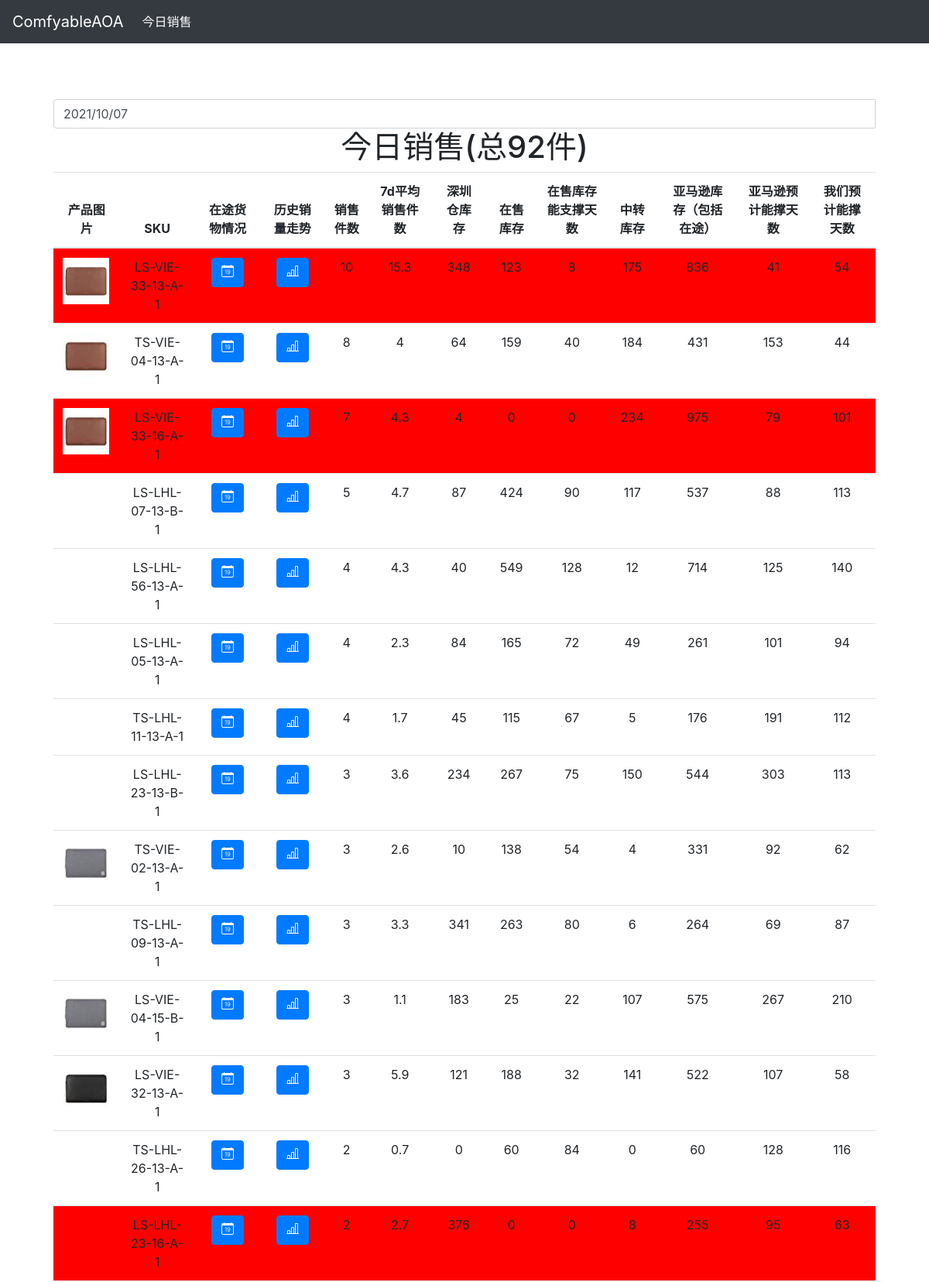
The app's page /salesMonitor/ (signed in, upper part) with its own data.
### salesMonitor/models.py (models this page shows, shortened)
class TodayProductSales(models.Model):
    product = models.ForeignKey(Product, on_delete=models.CASCADE)
    sold_qty = models.IntegerField(default=0)
    sales_amount = models.FloatField(default=0)
    sold_qty_average_7d = models.FloatField(default=0)
    average_price_7d = models.FloatField(default=0)
    fba_inventory = models.ForeignKey(FbaInventory, on_delete=models.CASCADE,null=1)
    lasting_day_estimated_by_us = models.FloatField(default=0)
    lasting_day_of_available_estimated_by_us = models.FloatField(default=0)
    lasting_day_of_available_fc_estimated_by_us = models.FloatField(default=0)
    lasting_day_of_total_fba_unit_estimated_by_us = models.FloatField(default=0)
    country = models.CharField(max_length=2,default='US')

class Product(models.Model):
    sku = models.CharField(max_length=30)
    new = models.BooleanField(default=False)
    discontinued = models.BooleanField(default=False)
    name_in_chinese  = models.CharField(max_length = 150, default="")
    transparency  = models.BooleanField(default=False)
    image = models.ImageField(upload_to='productimage',
        null=True,
        blank=True,
        editable=True,
        help_text="Product Picture",
        verbose_name="Product Picture"
    )
    image_height = models.PositiveIntegerField(null=True, blank=True, editable=False, default="100")
    image_width = models.PositiveIntegerField(null=True, blank=True, editable=False, default="100")
    package_length = models.FloatField(default=0)
    package_width = models.FloatField(default=0)
    package_height = models.FloatField(default=0)
    package_weight = models.PositiveIntegerField(default=0)
    actual_weight_forced = models.BooleanField(default=False)

class Inventory(models.Model):
    warehouse_name = models.CharField(max_length=15, unique=False)
    sku = models.CharField(max_length=30, unique=False,default="")
    qty = models.IntegerField(default=0)

class FbaInventory(models.Model):
    sku = models.CharField(max_length=30, unique=False)
    fnsku = models.CharField(max_length=30, unique=False, default ='nofnsku')
    asin = models.CharField(max_length=30)
    total_unit = models.IntegerField(default=0)
    available = models.IntegerField(default=0)
    inbound_fc_unit = models.IntegerField(default=0)
    fc_unit = models.IntegerField(default=0)
    inbound_unit = models.IntegerField(default=0)
    days_of_supply = models.IntegerField(default=0)
    recommended_replenishment_qty = models.IntegerField(default=0)
    recommended_ship_date = models.CharField(default="",max_length=15)
    country = models.CharField(max_length=2,default='US')

### salesMonitor/views.py (the view, shortened to what this page needs)
# urls.py: path('', views.index, name='today_sales'),
@login_required
def index(request):
    if request.user.groups.filter(name = 'supplier').exists():
        template = loader.get_template('todaySalesForSupplier.html')
    else:
        template = loader.get_template('todaySales.html')
    default_country = 'US'
    todaySales = HistoryTodaySales.objects.filter(country=default_country).order_by('-date')[0]
    if request.user.groups.filter(name = 'supplier').exists():
        supplier_id_list = [user_supplier.supplier_id for user_supplier in UserSupplier.objects.filter(user = request.user).all()]
        supplier_sku_list = [i.sku for i in SkuSupplier.objects.filter(supplier_id__in = supplier_id_list).all()]
        supplier_sku_sales_data = TodayProductSales.objects.filter(product__sku__in=supplier_sku_list, country=default_country).order_by('-sold_qty')
        total_sold_unit = supplier_sku_sales_data.aggregate(Sum('sold_qty'))['sold_qty__sum']
        country = default_country
        context = {
            'date': todaySales.date.strftime('%Y/%m/%d') ,\
            'total_sold_unit': total_sold_unit ,\
            'supplier_sku_sales_data': supplier_sku_sales_data ,\
            'country': country ,\
            'today': True
        }
    return HttpResponse(template.render(context, request))

### salesMonitor/templatetags/sales_monitor_extras.py (called while the page is built)
@register.filter(name='has_group')
def has_group(user, group_name):
    return user.groups.filter(name=group_name).exists()

@register.filter(name='check_shenzhen_inventory')
def check_shenzhen_inventory(sku):
    from salesMonitor.models import Inventory
    shenzhen_warehouse_name = '深圳A016'
    shenzhen_inventory = Inventory.objects.filter(sku = sku, warehouse_name = shenzhen_warehouse_name)
    if shenzhen_inventory.count():
        shenzhen_inventory = shenzhen_inventory.first().qty
    else:
        shenzhen_inventory = 0
    return shenzhen_inventory

### salesMonitor/templates/todaySalesForSupplier.html (shortened to what this page needs)
{% extends "todaySalesBase.html" %}
{% block css %}
<link href="/static/bootstrap-datepicker-1.9.0-dist/css/bootstrap-datepicker3.min.css" rel="stylesheet">
{% endblock %}
{% block content %}
{% load sales_monitor_extras %}
<div class="input-group date">
    <input type="text" class="form-control" value="{{ date }}">
</div>
<h1>{% if today %}今日{% else %}
  {{ date }}
  {% endif %}销售(总{{total_sold_unit}}件)</h1>
<table class="table">
  <tbody>
      <thead class='sticky-top'>
        <th>产品图片</th>
        <th>SKU</th>
        <th>在途货物情况</th>
        <th>历史销量走势</th>
        <th>销售件数</th>
        <th>7d平均销售件数</th>
        <th>深圳仓库存</th>
        <th>在售库存</th>
        <th>在售库存能支撑天数</th>
        <th>中转库存</th>
        <th>亚马逊库存（包括在途）</th>
        <th>亚马逊预计能撑天数</th>
        <th>我们预计能撑天数</th>
      </thead>
      {% for sku_sale_data in supplier_sku_sales_data %}
      <tr {% if sku_sale_data.lasting_day_of_available_estimated_by_us < 10 or sku_sale_data.lasting_day_of_available_fc_estimated_by_us < 15 or sku_sale_data.lasting_day_of_total_fba_unit_estimated_by_us < 35 %} style="background-color:#FF0000" {% endif %}>
        <td scope="row">{% if sku_sale_data.product.image %}<img src="{{sku_sale_data.product.image.url}}" class="mini-image">{% endif %}</td>
        <td>{{sku_sale_data.product.sku}}</td>
        <td>
          <button type="button" class="btn btn-primary receivable_qty" data-toggle="modal" data-target=".bd-example-modal-lg" data-sku="{{sku_sale_data.product.sku}}">
          </button>
        </td>
        <td>
          <button type="button" class="btn btn-primary history_sales" data-toggle="modal" data-target=".bd-example-modal-lg" data-sku="{{sku_sale_data.product.sku}}">
          </button>
        </td>
        <td>{{sku_sale_data.sold_qty}}</td>
        <td>{{sku_sale_data.sold_qty_average_7d|floatformat:-1}}</td>
        <td>{{ sku_sale_data.product.sku|check_shenzhen_inventory }}</td>
        <td>{{sku_sale_data.fba_inventory.available}}</td>
        <td>{{sku_sale_data.lasting_day_of_available_estimated_by_us|floatformat:0}}</td>
        <td>{{sku_sale_data.fba_inventory.fc_unit}}</td>
        <td>{{sku_sale_data.fba_inventory.total_unit}}</td>
        <td>{{sku_sale_data.fba_inventory.days_of_supply}}</td>
        <td>{{sku_sale_data.lasting_day_estimated_by_us|floatformat:0}}</td>
      </tr>
      {% endfor %}
  </tbody>
</table>
{% endblock %}

### static/css/starter-template.css (style rules this page uses)
body { padding-top: 5rem; }

### salesMonitor/templates/todaySalesForSupplier.html (style rules this page uses)
.sticky-top th { background: white; position: sticky; top: 50px; box-shadow: 0 2px 2px -1px rgba(0, 0, 0, 0.4); }
.mini-image { display:block; max-width:60px; max-height:60px; width: auto; height: auto; }

### records on screen
TodayProductSales: product.image (picture), product.sku "LS-VIE-33-13-A-1", sold_qty "10", sold_qty_average_7d "15.3", product.sku|check_shenzhen_inventory "348", fba_inventory.available "123", lasting_day_of_available_estimated_by_us "8", fba_inventory.fc_unit "175", fba_inventory.total_unit "836", fba_inventory.days_of_supply "41", lasting_day_estimated_by_us "54"
TodayProductSales: product.image (picture), product.sku "TS-VIE-04-13-A-1", sold_qty "8", sold_qty_average_7d "4", product.sku|check_shenzhen_inventory "64", fba_inventory.available "159", lasting_day_of_available_estimated_by_us "40", fba_inventory.fc_unit "184", fba_inventory.total_unit "431", fba_inventory.days_of_supply "153", lasting_day_estimated_by_us "44"
TodayProductSales: product.image (picture), product.sku "LS-VIE-33-16-A-1", sold_qty "7", sold_qty_average_7d "4.3", product.sku|check_shenzhen_inventory "4", fba_inventory.available "0", lasting_day_of_available_estimated_by_us "0", fba_inventory.fc_unit "234", fba_inventory.total_unit "975", fba_inventory.days_of_supply "79", lasting_day_estimated_by_us "101"
TodayProductSales: product.sku "LS-LHL-07-13-B-1", sold_qty "5", sold_qty_average_7d "4.7", product.sku|check_shenzhen_inventory "87", fba_inventory.available "424", lasting_day_of_available_estimated_by_us "90", fba_inventory.fc_unit "117", fba_inventory.total_unit "537", fba_inventory.days_of_supply "88", lasting_day_estimated_by_us "113"
TodayProductSales: product.sku "LS-LHL-56-13-A-1", sold_qty "4", sold_qty_average_7d "4.3", product.sku|check_shenzhen_inventory "40", fba_inventory.available "549", lasting_day_of_available_estimated_by_us "128", fba_inventory.fc_unit "12", fba_inventory.total_unit "714", fba_inventory.days_of_supply "125", lasting_day_estimated_by_us "140"
TodayProductSales: product.sku "LS-LHL-05-13-A-1", sold_qty "4", sold_qty_average_7d "2.3", product.sku|check_shenzhen_inventory "84", fba_inventory.available "165", lasting_day_of_available_estimated_by_us "72", fba_inventory.fc_unit "49", fba_inventory.total_unit "261", fba_inventory.days_of_supply "101", lasting_day_estimated_by_us "94"
TodayProductSales: product.sku "TS-LHL-11-13-A-1", sold_qty "4", sold_qty_average_7d "1.7", product.sku|check_shenzhen_inventory "45", fba_inventory.available "115", lasting_day_of_available_estimated_by_us "67", fba_inventory.fc_unit "5", fba_inventory.total_unit "176", fba_inventory.days_of_supply "191", lasting_day_estimated_by_us "112"
TodayProductSales: product.sku "LS-LHL-23-13-B-1", sold_qty "3", sold_qty_average_7d "3.6", product.sku|check_shenzhen_inventory "234", fba_inventory.available "267", lasting_day_of_available_estimated_by_us "75", fba_inventory.fc_unit "150", fba_inventory.total_unit "544", fba_inventory.days_of_supply "303", lasting_day_estimated_by_us "113"
TodayProductSales: product.image (picture), product.sku "TS-VIE-02-13-A-1", sold_qty "3", sold_qty_average_7d "2.6", product.sku|check_shenzhen_inventory "10", fba_inventory.available "138", lasting_day_of_available_estimated_by_us "54", fba_inventory.fc_unit "4", fba_inventory.total_unit "331", fba_inventory.days_of_supply "92", lasting_day_estimated_by_us "62"
TodayProductSales: product.sku "TS-LHL-09-13-A-1", sold_qty "3", sold_qty_average_7d "3.3", product.sku|check_shenzhen_inventory "341", fba_inventory.available "263", lasting_day_of_available_estimated_by_us "80", fba_inventory.fc_unit "6", fba_inventory.total_unit "264", fba_inventory.days_of_supply "69", lasting_day_estimated_by_us "87"
TodayProductSales: product.image (picture), product.sku "LS-VIE-04-15-B-1", sold_qty "3", sold_qty_average_7d "1.1", product.sku|check_shenzhen_inventory "183", fba_inventory.available "25", lasting_day_of_available_estimated_by_us "22", fba_inventory.fc_unit "107", fba_inventory.total_unit "575", fba_inventory.days_of_supply "267", lasting_day_estimated_by_us "210"
TodayProductSales: product.image (picture), product.sku "LS-VIE-32-13-A-1", sold_qty "3", sold_qty_average_7d "5.9", product.sku|check_shenzhen_inventory "121", fba_inventory.available "188", lasting_day_of_available_estimated_by_us "32", fba_inventory.fc_unit "141", fba_inventory.total_unit "522", fba_inventory.days_of_supply "107", lasting_day_estimated_by_us "58"
TodayProductSales: product.sku "TS-LHL-26-13-A-1", sold_qty "2", sold_qty_average_7d "0.7", product.sku|check_shenzhen_inventory "0", fba_inventory.available "60", lasting_day_of_available_estimated_by_us "84", fba_inventory.fc_unit "0", fba_inventory.total_unit "60", fba_inventory.days_of_supply "128", lasting_day_estimated_by_us "116"
TodayProductSales: product.sku "LS-LHL-23-16-A-1", sold_qty "2", sold_qty_average_7d "2.7", product.sku|check_shenzhen_inventory "376", fba_inventory.available "0", lasting_day_of_available_estimated_by_us "0", fba_inventory.fc_unit "8", fba_inventory.total_unit "255", fba_inventory.days_of_supply "95", lasting_day_estimated_by_us "63"

### other values on screen
{{ total_sold_unit }} "92"
